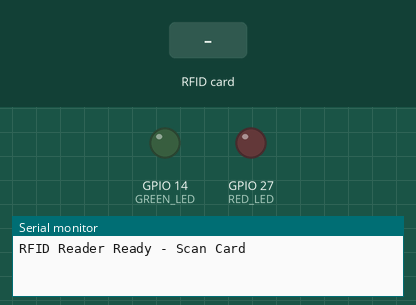
Simulated run of this sketch. Board: ESP32. On the bench: output pins drawn as LEDs (lit = HIGH), the last lines printed to the serial monitor. The inputs (shaded band) are chosen by the test bench.

Above: at 1.2 s.
1.3 s: RFID card 5E 7A 19 C4 held to the reader
At 2.1 s:
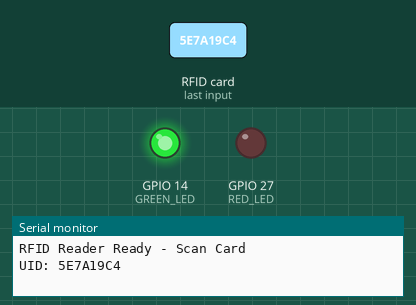
Timing chart, 0 to 4.3 s (numbered marks = the images above; inputs shaded):
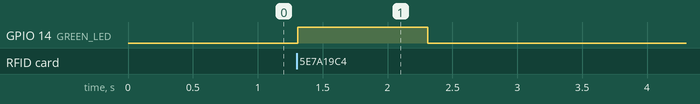

Measured:
- after the input at 1.3 s, GPIO 14 (GREEN_LED): LOW → HIGH at once, → LOW 1.0 s later

The sketch:

get_rfid.ino
```cpp
#include <SPI.h>
#include <MFRC522.h>

#define SS_PIN 5
#define RST_PIN 4
#define GREEN_LED 14
#define RED_LED 27

MFRC522 mfrc522(SS_PIN, RST_PIN);

void setup() {
  Serial.begin(115200);
  SPI.begin();
  mfrc522.PCD_Init();

  pinMode(GREEN_LED, OUTPUT);
  pinMode(RED_LED, OUTPUT);

  Serial.println("RFID Reader Ready - Scan Card");
}

void loop() {
  if (!mfrc522.PICC_IsNewCardPresent()) return;
  if (!mfrc522.PICC_ReadCardSerial()) return;

  String uid = "";
  for (byte i = 0; i < mfrc522.uid.size; i++) {
    uid += String(mfrc522.uid.uidByte[i], HEX);
  }
  uid.toUpperCase();

  Serial.println("UID: " + uid);

  digitalWrite(GREEN_LED, HIGH);
  delay(1000);
  digitalWrite(GREEN_LED, LOW);

  mfrc522.PICC_HaltA();
  delay(1000);
}
```
